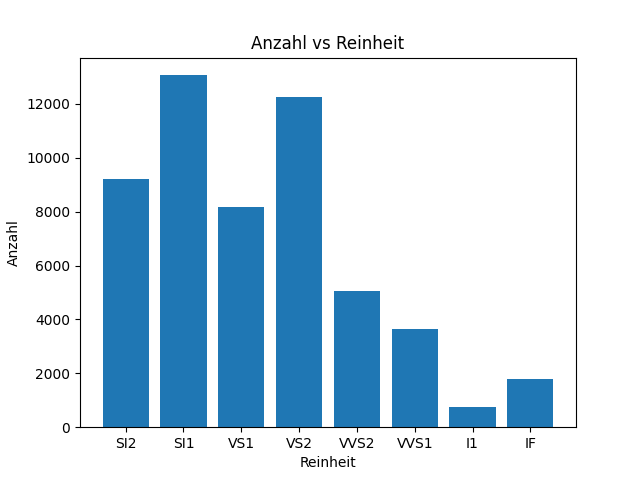

Here is the Python script that generated this plot:
import matplotlib.pyplot as plt

from data.models import Clarity
from data.reader import read

diamonds = read()

clarity_counts = dict[Clarity, int]()
for d in diamonds:
    if d.clarity not in clarity_counts:  # noch kein passender Key im dict
        clarity_counts[d.clarity] = 0  # initialisiere den Key mit 0
    clarity_counts[d.clarity] += 1  # einfach hochzählen

fig, ax = plt.subplots()
ax.set_title("Anzahl vs Reinheit")
ax.set_xlabel("Reinheit")
ax.set_ylabel("Anzahl")
plt.bar(
    x=[c for c in clarity_counts.keys()],
    height=[c for c in clarity_counts.values()],
)
plt.show()
